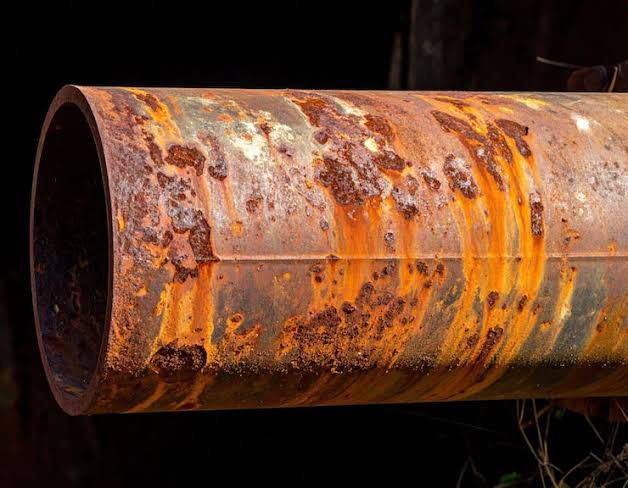
#> input picture images/images.jpg, 628 x 488 px
$ python -i preprocess.py   (imports and definitions only)
#> lines starting #> are read from the running program, lines starting #| are printed output that depends on the picture; after the words box and inside, x2 and y2 are one past the last pixel; in counts of white or black regions, pixels touching at a corner belong together
"""
Image Enhancement and preprocessing subsystem
combines noise reduction, Clahe contrast Correction and Hsv color filering
"""
import cv2 as cv
import numpy as np
import config


class Pipelinepreprocessor:
    def __init__(self):
        #creating clahe object using parameters from config.py
        self.clahe = cv.createCLAHE(
            clipLimit=config.Clahe_Clip_Limit,
            tileGridSize=config.Clahe_grid_Size
        )

    def denoise(self, frame: np.ndarray):
        #removes camera noise specks using median blur
        return cv.medianBlur(frame, config.Median_Blur_Kernel)

    def enhance_contrast(self, gray_frame: np.ndarray):
        #enhance dark pipe interior contrast using CLAHE
        return self.clahe.apply(gray_frame)

    def get_rust_mask(self, hsv_frame: np.ndarray):
        #isolate rust/corrosion colors based on config hsv range
        lower =np.array(config.Rust_Hsv_Lower, dtype =np.uint8)

        upper = np.array(config.Rust_Hsv_Upper, dtype = np.uint8)
        return cv.inRange(hsv_frame, lower, upper)

    def process(self, frame: np.ndarray):
        """ Runs the whole preprocessing pipeline on a raw camera frame and returns a dictionary on all processes views"""

        #denoise
        denoised = self.denoise(frame)

        #convert to grayscale and apply CLAHE
        gray = cv.cvtColor(denoised, cv.COLOR_BGR2GRAY)
        clahe_gray = self.enhance_contrast(gray)

        #convert to HSV and extract rust mask
        hsv = cv.cvtColor(denoised, cv.COLOR_BGR2HSV)
        rust_mask = self.get_rust_mask(hsv)

        return{
            "clean_bgr": denoised,
            "clahe_gray": clahe_gray,
            "rust_mask": rust_mask
        }

>>> import cv2
>>> picture = cv2.imread('../images/images.jpg')
#> picture is the input picture: shape (488, 628, 3); mean B, G, R 39.3, 60, 95.3
>>> result = Pipelinepreprocessor().process(picture)
#> in denoise, `return cv.medianBlur(frame, config.Median_Blur_Kernel)`:
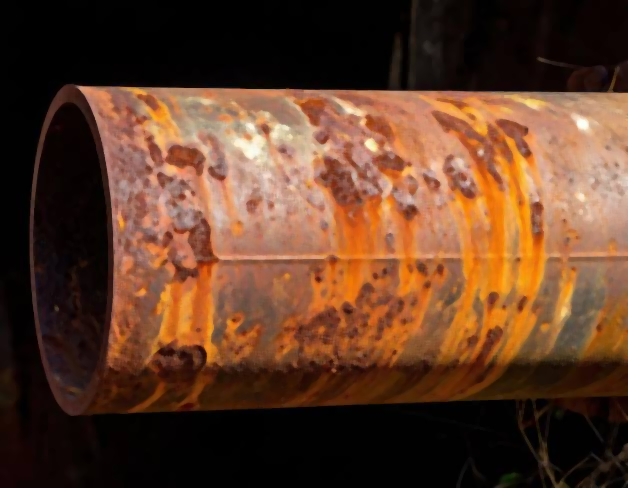
#> returned value: shape (488, 628, 3); mean of channels 0, 1, 2 39.1, 60, 95.3; drawn as B, G, R
#> in process, `gray = cv.cvtColor(denoised, cv.COLOR_BGR2GRAY)`:
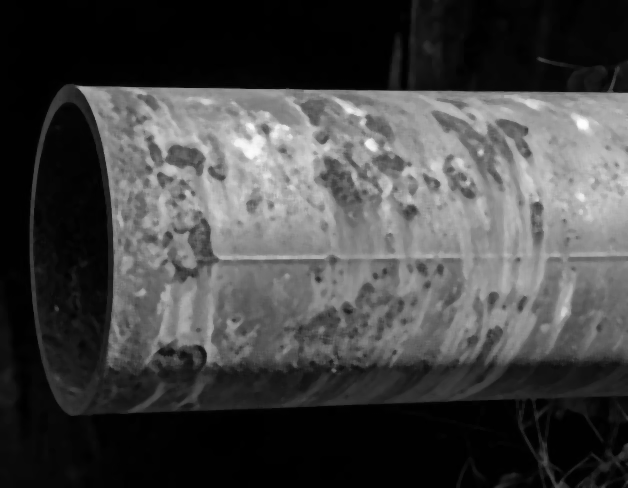
#> gray: shape (488, 628); min 0, max 254, mean 68.2
#> in enhance_contrast, `return self.clahe.apply(gray_frame)`:
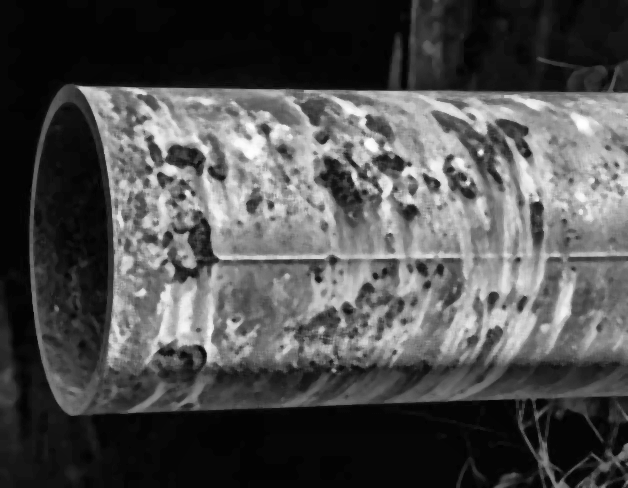
#> returned value: shape (488, 628); min 1, max 255, mean 78.1
#> in process, `hsv = cv.cvtColor(denoised, cv.COLOR_BGR2HSV)`: hsv: shape (488, 628, 3); mean H, S, V 19.4, 136.7, 95.3
#> in get_rust_mask, `return cv.inRange(hsv_frame, lower, upper)`:
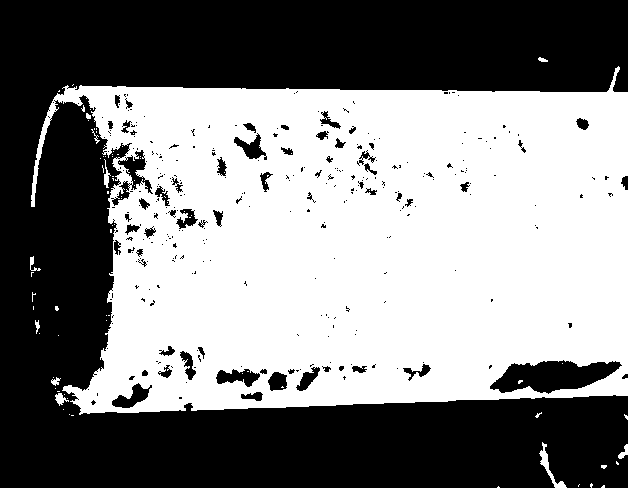
#> returned value: shape (488, 628); 51.3% white; 309 black regions (248 under 20 px), largest, box (x1, y1, x2, y2) and area: (0, 0, 628, 488) 139750, (490, 360, 622, 394) 2796, (111, 150, 153, 206) 692
#> result = 3 items

$ run again, on images/pipe_cracks.jpg
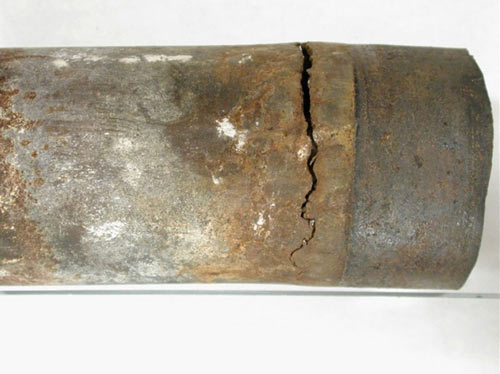
#> input picture images/pipe_cracks.jpg, 500 x 374 px
#> picture is the input picture: shape (374, 500, 3); mean B, G, R 155.7, 169.8, 177.5
#> in process, `gray = cv.cvtColor(denoised, cv.COLOR_BGR2GRAY)`:
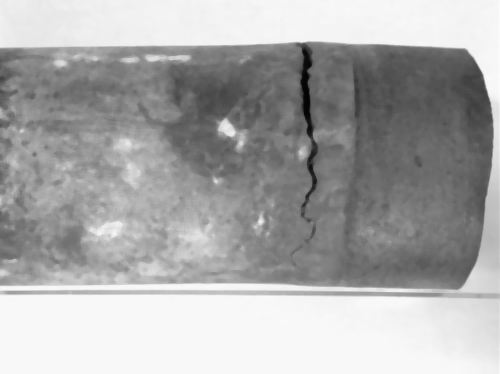
#> gray: shape (374, 500); min 3, max 253, mean 170.4
#> hsv: shape (374, 500, 3); mean H, S, V 17.6, 41.5, 177.5
#> in get_rust_mask, `return cv.inRange(hsv_frame, lower, upper)`:
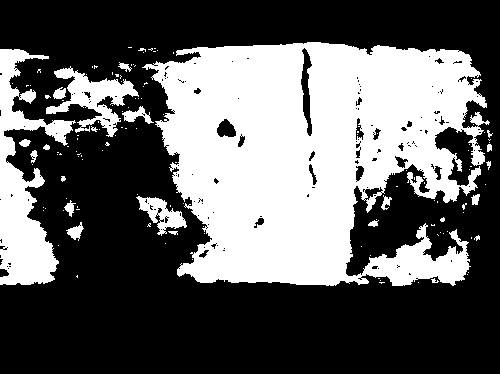
#> returned value: shape (374, 500); 38% white; 132 white regions (109 under 20 px), largest, box (x1, y1, x2, y2) and area: (142, 42, 490, 286) 58893, (0, 49, 76, 285) 7539, (46, 66, 139, 137) 2384
#> result = 3 items

$ run again, on images/pipe_tear.jpg
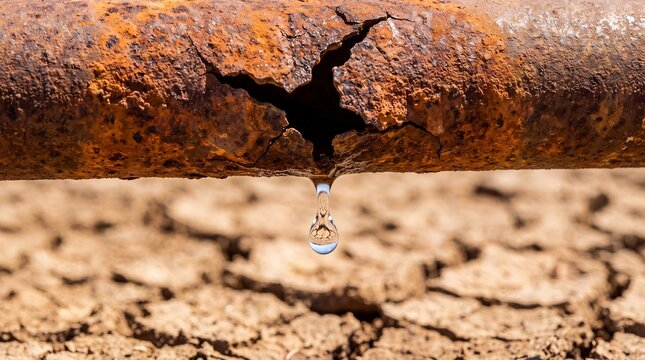
#> input picture images/pipe_tear.jpg, 645 x 360 px
#> picture is the input picture: shape (360, 645, 3); mean B, G, R 89.9, 120.1, 167.1
#> in process, `gray = cv.cvtColor(denoised, cv.COLOR_BGR2GRAY)`:
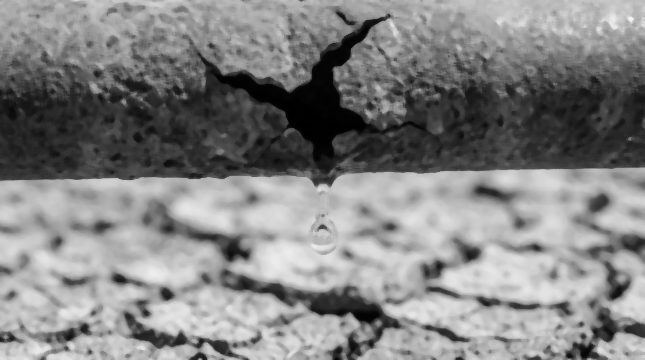
#> gray: shape (360, 645); min 0, max 245, mean 131.1
#> hsv: shape (360, 645, 3); mean H, S, V 12.8, 135.9, 167.6
#> in get_rust_mask, `return cv.inRange(hsv_frame, lower, upper)`:
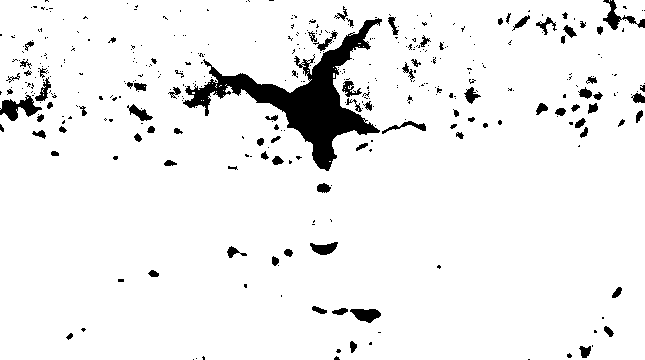
#> returned value: shape (360, 645); 93.7% white; 403 black regions (311 under 20 px), largest, box (x1, y1, x2, y2) and area: (183, 18, 382, 171) 7356, (0, 95, 42, 121) 512, (603, 0, 645, 30) 369
#> result = 3 items
